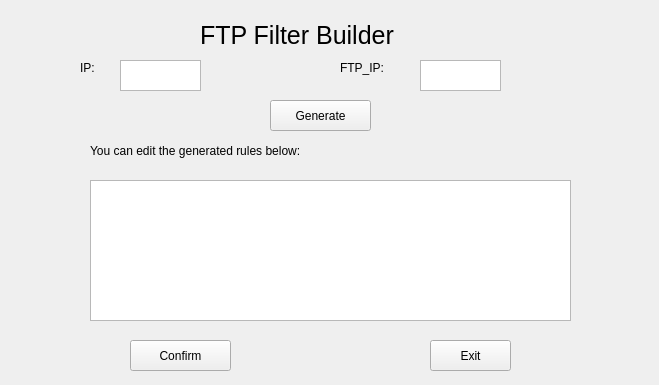
<?xml version="1.0" encoding="UTF-8"?>
<ui version="4.0">
 <class>FilterBuilder</class>
 <widget class="QWidget" name="FilterBuilder">
  <property name="geometry">
   <rect>
    <x>0</x>
    <y>0</y>
    <width>659</width>
    <height>385</height>
   </rect>
  </property>
  <property name="windowTitle">
   <string>Form</string>
  </property>
  <widget class="QTextBrowser" name="inner_rule">
   <property name="geometry">
    <rect>
     <x>90</x>
     <y>180</y>
     <width>481</width>
     <height>141</height>
    </rect>
   </property>
   <property name="readOnly">
    <bool>false</bool>
   </property>
  </widget>
  <widget class="QLabel" name="label">
   <property name="geometry">
    <rect>
     <x>200</x>
     <y>10</y>
     <width>251</width>
     <height>51</height>
    </rect>
   </property>
   <property name="styleSheet">
    <string notr="true">font-size: 25px;
</string>
   </property>
   <property name="text">
    <string>FTP Filter Builder</string>
   </property>
  </widget>
  <widget class="QPushButton" name="confirm_button">
   <property name="geometry">
    <rect>
     <x>130</x>
     <y>340</y>
     <width>101</width>
     <height>31</height>
    </rect>
   </property>
   <property name="text">
    <string>Confirm</string>
   </property>
  </widget>
  <widget class="QPushButton" name="exit_button">
   <property name="geometry">
    <rect>
     <x>430</x>
     <y>340</y>
     <width>81</width>
     <height>31</height>
    </rect>
   </property>
   <property name="text">
    <string>Exit</string>
   </property>
  </widget>
  <widget class="QLabel" name="label_2">
   <property name="geometry">
    <rect>
     <x>90</x>
     <y>140</y>
     <width>281</width>
     <height>21</height>
    </rect>
   </property>
   <property name="text">
    <string>You can edit the generated rules below:</string>
   </property>
  </widget>
  <widget class="QTextBrowser" name="IP_text">
   <property name="geometry">
    <rect>
     <x>120</x>
     <y>60</y>
     <width>81</width>
     <height>31</height>
    </rect>
   </property>
   <property name="readOnly">
    <bool>false</bool>
   </property>
  </widget>
  <widget class="QLabel" name="label_3">
   <property name="geometry">
    <rect>
     <x>80</x>
     <y>60</y>
     <width>31</width>
     <height>16</height>
    </rect>
   </property>
   <property name="text">
    <string>IP:</string>
   </property>
  </widget>
  <widget class="QLabel" name="label_4">
   <property name="geometry">
    <rect>
     <x>340</x>
     <y>60</y>
     <width>71</width>
     <height>16</height>
    </rect>
   </property>
   <property name="text">
    <string>FTP_IP:</string>
   </property>
  </widget>
  <widget class="QTextBrowser" name="FTP_IP_text">
   <property name="geometry">
    <rect>
     <x>420</x>
     <y>60</y>
     <width>81</width>
     <height>31</height>
    </rect>
   </property>
   <property name="readOnly">
    <bool>false</bool>
   </property>
  </widget>
  <widget class="QPushButton" name="generate_button">
   <property name="geometry">
    <rect>
     <x>270</x>
     <y>100</y>
     <width>101</width>
     <height>31</height>
    </rect>
   </property>
   <property name="text">
    <string>Generate</string>
   </property>
  </widget>
 </widget>
 <resources/>
 <connections/>
</ui>
